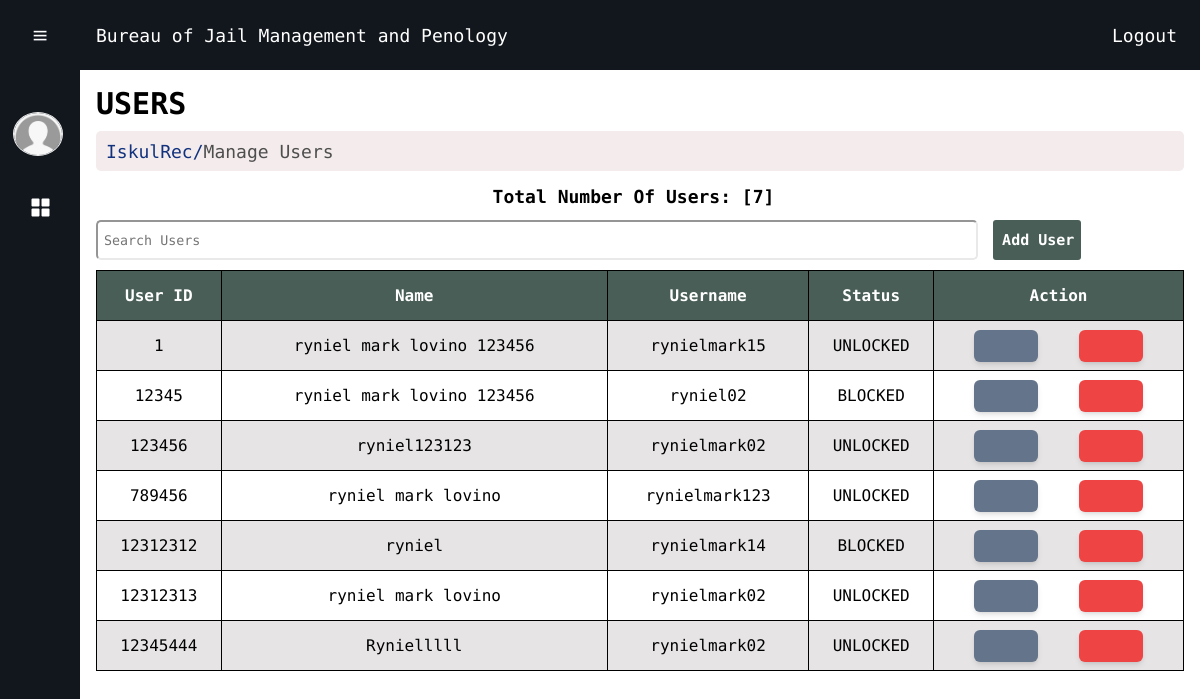
Screenshot of /public/manage-user.php (signed in) with the database file from the repository.
### tables this page shows
CREATE TABLE `users` (
  `ID` int(11) NOT NULL,
  `full-name` varchar(50) NOT NULL,
  `username` varchar(20) NOT NULL,
  `password` varchar(255) NOT NULL,
  `status` varchar(10) NOT NULL
);

### public/manage-user.php (the view, shortened to what this page needs)
<?php
include("../php/conn.php");
$searchTerm = "";
if(isset($_GET['search']) && !empty($_GET['search'])) {
    $searchTerm = htmlspecialchars($_GET['search']);
    $sql = "SELECT * FROM users WHERE
    ID LIKE '%$searchTerm%' OR
    `full-name` LIKE '%$searchTerm%' OR
    username LIKE '%$searchTerm%'";
    $result = $conn->query($sql);
} else {
    $sql = "SELECT * FROM users";
    $result = $conn->query($sql);
}
$sqlTotal = "SELECT COUNT(*) AS total FROM users";
$resultTotal = $conn->query($sqlTotal);
if ($resultTotal) {
    $rowTotal = $resultTotal->fetch_assoc();
    $totalRows = $rowTotal['total'];
} else {
    echo "Error: " . $conn->error;
}
?>
<!DOCTYPE html>
<html lang="en">
<head>
    <link rel="stylesheet" href="../src/manage-user.css?v=<?php echo time(); ?>">
    <link rel="stylesheet" href="../src/navbar.css?v=<?php echo time(); ?>">
    <link rel='stylesheet' href='https://cdn-uicons.flaticon.com/2.1.0/uicons-regular-rounded/css/uicons-regular-rounded.css'>
    <link href='https://unpkg.com/boxicons@2.1.4/css/boxicons.min.css' rel='stylesheet'>
    <link rel="stylesheet" href="../src/output.css">
</head>
<body>
<div class="header">
      <div class="left-section">
        <a href="dashboard.php">Bureau of Jail Management and Penology</a>
      </div>
      <div class="right-section">
        <a href="logout.php" class="logout">Logout</a>
      </div>
    </div>
    <div class="sidebar">
        <div class="top">
            <i class="bx bx-menu" id="btn"></i>
        </div>
        <div class="user">
            <img src="../images/user-image.png" class ="user-img" alt="user">
            <div>
            </div>
        </div>
        <ul>
            <li>
                <a href="dashboard.php">
                    <i class="bx bxs-grid-alt"></i>
                </a>
            </li>
            <li>
                <a href="manage-student.php">
                    <i class="fi fi-rr-users-alt"></i>
                </a>
            </li>
            <?php
            if ($_SESSION['user_id'] == 1) {
                ?>
                <li>
                    <a href="manage-user.php">
                        <i class="fi fi-rr-admin-alt"></i>
                    </a>
                </li>
                <?php
            }
            ?>
            <li>
                <a href="logout.php">
                    <i class="fi fi-rr-sign-out-alt"></i>
                </a>
            </li>
        </ul>
    </div>
    <div class="main-content">
        <h3>Users</h3>
        <p class="location"><span class="colored-text">IskulRec/</span>Manage Users</p>
        <p class="total">Total number of users: [<?php echo $totalRows?>]</p>
        <div class="mid-container">
            <div class=" text-box ">
            <form method="GET">
            <div class="text-box">
                <input class="search-box" type="search" name="search" placeholder="Search users" value="<?php echo $searchTerm; ?>">
            </div>
            </form>
            </div>
            <button  id = "add-user-btn" class=" add-user-btn" >
            <i class="fi fi-rr-user-add"></i>Add User</button>
        </div>
        <div class="table">
          <table>
            <tr>
                <th>User ID</th>
                <th>Name</th>
                <th>Username</th>
                <th>Status</th>
                <th>Action</th>
            </tr>
            <?php
                if(!$result) {
                    echo "Error executing SQL query: " . $conn->error;
                } else {
                    while ($row = $result->fetch_assoc()) {
                        echo "<tr>";
                        echo "<td>" . $row['ID'] . "</td>";
                        echo "<td>" . $row['full-name'] . "</td>";
                        echo "<td>" . $row['username'] . "</td>";
                        echo "<td class='tw-uppercase'>" . $row['status'] . "</td>";
                        echo "<td class='tw-w-[250px]'>";
                        echo "<div class='action-btn'>";
                        echo "<button id='edit-btn' class='tw-bg-slate-500 tw-border-none tw-rounded-md tw-shadow-md tw-align-middle tw-w-16 tw-h-8 tw-text-white'
                        data-id='" . $row['ID'] . "'
                        data-fullname='" . $row['full-name'] . "'
                        data-username='" . $row['username'] . "'
                        data-status='" . $row['status'] . "' >
                        <i class='fi fi-rr-edit tw-text-[18px] tw-m-0 tw-text-center'></i>
                        </button>";
                        echo "<button class='tw-bg-red-500 tw-border-none tw-rounded-md tw-shadow-md tw-m-0  tw-align-middle tw-w-16 tw-h-8 tw-text-white' onclick='blockUser(" . $row['ID'] . ")'><i class='fi fi-rr-ban tw-text-[20px]  tw-m-0 tw-text-center'></i></button>";
                        echo "</div>";
                        echo "</td>";
                        echo "</tr>";
                    }
                }
                ?>
        </table>
        </div>
      </div>
</body>
</html>
</body>
</html>

### src/manage-user.css (style rules this page uses)
body { padding: 0px; margin: 0px; }
h3 { text-transform: uppercase; font-size: 30px; margin-bottom: 0px; }
.location { margin: 10px 0px 10px 0px; background-color: rgb(244, 236, 236); font-size: 18px; vertical-align: middle; height: 40px; padding-left: 10px; color:#4e4e4e; border-radius: 5px; overflow: hidden; display: flex; align-items: center; }
.colored-text { color: rgb(18, 50, 126); }
button { font-weight: 520; cursor: pointer; }
.total { text-align: center; margin-top: 15px; font-size: 18px; text-transform: capitalize; font-weight: 520; }
.table { max-height: 420px; overflow-y: auto; padding: 0px; margin-top: 10px; }
table { width: 100%; margin-top: 0px; text-align: center; border-collapse: collapse; font-size: 16px; padding: 0px; }
table, td, th { border: 1px solid black; }
tr th { color: white; background-color: #495E57; position: sticky; top:0px; margin-top: 0px; border: 1px solid black; }
tr { height: 50px; }
tr:nth-child(even) { background-color: #e6e4e4; }
.action-btn { display: flex; justify-content: space-evenly; }
.text-box { width: 100%; }
.search-box { width: 100%; vertical-align: middle; box-sizing: border-box; height: 40px; border-radius: 5px; border-color: #e9e9e9; border-style: inset; text-transform: capitalize; padding-left: 6px; }
.mid-container { display: grid; grid-template-columns: 10fr 1fr 1fr; column-gap: 15px; }
.add-user-btn { justify-content: center; display: flex; align-items: center; width: 100%; height: 40px; vertical-align: middle; border: none; border-radius: 3px; background-color: #495E57; color: white; font-size: 15px; }

### src/navbar.css (style rules this page uses)
* { margin: 0; padding: 0; box-sizing: border-box; font-family: "Reddit Mono", monospace; }
.user-img { margin: 0; width: 50px; border-radius: 100%; border: 1px solid #eee; }
.sidebar { position: fixed; top: 0; left: 0; bottom: 0; height: 100vh; width: 80px; background-color: #12171e; padding: .4rem .8rem; transition: all 0.5s ease; z-index: 250; }
.sidebar #btn { position: absolute; color: white; top: .4rem; left: 50%; font-size: 1.2rem; line-height: 50px; transform: translateX(-50%); }
.user { display: grid; grid-template-columns: 1fr 3fr; margin: 1rem 0; align-items: center; color: white; border-radius: 0.8rem; height: 70px; }
.sidebar ul li { position: relative; list-style-type: none; height: 50px; width: 90%; margin: 0.8rem auto; line-height: 50px; }
.sidebar ul li a { color: #fff; display: flex; align-items: center; text-decoration: none; border-radius: 0.8rem; }
.sidebar ul li a i { min-width: 50px; text-align: center; height: 50px; border-radius: 12px; line-height: 50px; }
.main-content { z-index: 21; position: relative; transition: all 0.5s ease; width: calc(100% - 80px); left: 80px; padding: 1rem; }
.header { height: 70px; position:sticky; flex: 1; top: 0; display: flex; flex-direction: row; align-items: center; width: 100%; background-color: #12171e; align-items: center; color: white; font-size: 18px; padding: 1rem; z-index: 200; }
.left-section { transition: all 0.5s ease; position: relative; margin-left: 80px; }
i { position: relative; margin-right: 8px; align-items: center; margin-top: 5px; font-size: 24px; }
a { text-decoration: none; color: white; }
.right-section { position:absolute; right: 10px; flex: 1; display: flex; flex-direction: row; align-items: center; }
.logout, p { margin: 13px 13px 13px 0px; }

### rows the page displays
users: ID "1", value "ryniel mark lovino 123456", username "rynielmark15", status "UNLOCKED"
users: ID "12345", value "ryniel mark lovino 123456", username "ryniel02", status "BLOCKED"
users: ID "123456", value "ryniel123123", username "rynielmark02", status "UNLOCKED"
users: ID "789456", value "ryniel mark lovino", username "rynielmark123", status "UNLOCKED"
users: ID "12312312", value "ryniel", username "rynielmark14", status "BLOCKED"
users: ID "12312313", value "ryniel mark lovino", username "rynielmark02", status "UNLOCKED"
users: ID "12345444", value "Rynielllll", username "rynielmark02", status "UNLOCKED"

### other values shown
$totalRows "7"
